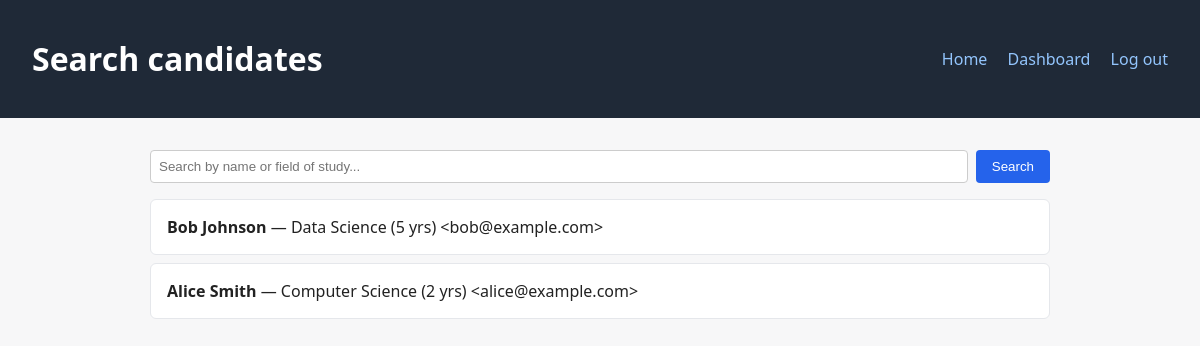
Page /employer/search_candidates.php (signed in) on the committed database.
### tables this page shows
CREATE TABLE candidates (
    user_id              INT PRIMARY KEY,
    full_name            VARCHAR(255) NOT NULL,
    contact              VARCHAR(255),
    education            VARCHAR(255),
    field_of_study       VARCHAR(255),
    years_experience     INT DEFAULT 0,
    skills               TEXT,
    work_experience      TEXT,
    preferred_work_mode  ENUM('Remote','On-site','Hybrid','Any') NOT NULL DEFAULT 'Any',
    preferred_location   VARCHAR(255),
    FOREIGN KEY (user_id) REFERENCES users(id) ON DELETE CASCADE
);

CREATE TABLE users (
    id            INT AUTO_INCREMENT PRIMARY KEY,
    email         VARCHAR(255) NOT NULL UNIQUE,
    password_hash VARCHAR(255) NOT NULL,
    role          ENUM('candidate', 'employer') NOT NULL,
    membership    ENUM('free', 'premium') NOT NULL DEFAULT 'free',
    created_at    TIMESTAMP DEFAULT CURRENT_TIMESTAMP
);

### bootstrap.php (called while the page is built, shortened)
<?php
spl_autoload_register(function (string $class): void {
    $prefixes = [
        'App\\'   => __DIR__ . '/src/',
        'Tests\\' => __DIR__ . '/tests/',
    ];
    foreach ($prefixes as $prefix => $baseDir) {
        if (str_starts_with($class, $prefix)) {
            $relative = substr($class, strlen($prefix));
            $file = $baseDir . str_replace('\\', '/', $relative) . '.php';
            return;
        }
    }
});

### src/Database.php (called while the page is built, shortened)
<?php
class Database
{
    private static ?PDO $pdo = null;
    public static function connection(): PDO
    {
        if (self::$pdo === null) {
            $config = require __DIR__ . '/../config/config.php';
            $dsn = sprintf(
                'mysql:host=%s;dbname=%s;charset=utf8mb4',
                $config['db_host'],
                $config['db_name']
            );
            try {
                self::$pdo = new PDO($dsn, $config['db_user'], $config['db_pass'], [
                    PDO::ATTR_ERRMODE            => PDO::ERRMODE_EXCEPTION,
                    PDO::ATTR_DEFAULT_FETCH_MODE => PDO::FETCH_ASSOC,
                    PDO::ATTR_EMULATE_PREPARES   => false,
                ]);
            } catch (PDOException $e) {
                http_response_code(500);
                die('Database connection failed: ' . htmlspecialchars($e->getMessage()));
            }
        }
        return self::$pdo;
    }
}

### src/CandidateRepository.php (called while the page is built, shortened)
<?php
class CandidateRepository
{
    public static function listAll(): array
    {
        $stmt = Database::connection()->query(
            'SELECT c.*, u.email
             FROM candidates c LEFT JOIN users u ON u.id = c.user_id
             ORDER BY c.years_experience DESC'
        );
        return $stmt->fetchAll();
    }
}

### employer/search_candidates.php (the view, shortened to what this page needs)
<?php
require_once __DIR__ . '/../bootstrap.php';
$keyword    = trim($_GET['q'] ?? '');
$candidates = $keyword === '' ? CandidateRepository::listAll() : CandidateRepository::searchByKeyword($keyword);
?>
<!DOCTYPE html>
<html lang="en">
<head>
    <link rel="stylesheet" href="../assets/css/style.css">
</head>
<body>
<header>
    <h1>Search candidates</h1>
    <nav>
        <a href="../index.php">Home</a>
        <a href="../employer/dashboard.php">Dashboard</a>
        <a href="../logout.php">Log out</a>
    </nav>
</header>
<main>
    <form method="GET" class="search-form">
        <input name="q" placeholder="Search by name or field of study..." value="<?= htmlspecialchars($keyword) ?>">
        <button type="submit">Search</button>
    </form>
    <?php if (empty($candidates)): ?>
        <p>No candidates found<?= $keyword ? ' for "' . htmlspecialchars($keyword) . '"' : '' ?>.</p>
    <?php else: ?>
        <ul class="job-list">
            <?php foreach ($candidates as $candidate): ?>
                <li>
                    <strong><?= htmlspecialchars($candidate['full_name']) ?></strong>
                    — <?= htmlspecialchars($candidate['field_of_study'] ?? '') ?>
                    (<?= (int)$candidate['years_experience'] ?> yrs)
                    &lt;<?= htmlspecialchars($candidate['email'] ?? '') ?>&gt;
                </li>
            <?php endforeach; ?>
        </ul>
    <?php endif; ?>
</main>
</body>
</html>

### assets/css/style.css (style rules this page uses)
body { font-family: system-ui, -apple-system, sans-serif; margin: 0; color: #222; background: #f7f7f8; }
header { background: #1f2937; color: white; padding: 1rem 2rem; display: flex; justify-content: space-between; align-items: center; }
header nav a { color: #93c5fd; margin-left: 1rem; text-decoration: none; }
main { max-width: 900px; margin: 2rem auto; padding: 0 1rem; }
.job-list, .dash, .candidate-list { list-style: none; padding: 0; }
.job-list li, .candidate-list li { background: white; padding: 1rem; margin-bottom: 0.5rem; border: 1px solid #e5e7eb; border-radius: 6px; }
.search-form { display: flex; gap: 0.5rem; margin-bottom: 1rem; }
.search-form input { flex: 1; padding: 0.5rem; border: 1px solid #ccc; border-radius: 4px; }
.search-form button { padding: 0.5rem 1rem; background: #2563eb; color: white; border: none; border-radius: 4px; cursor: pointer; }

### rows in the picture
candidates: full_name "Bob Johnson", field_of_study "Data Science", years_experience "5", user_id.email "bob@example.com"
candidates: full_name "Alice Smith", field_of_study "Computer Science", years_experience "2", user_id.email "alice@example.com"
